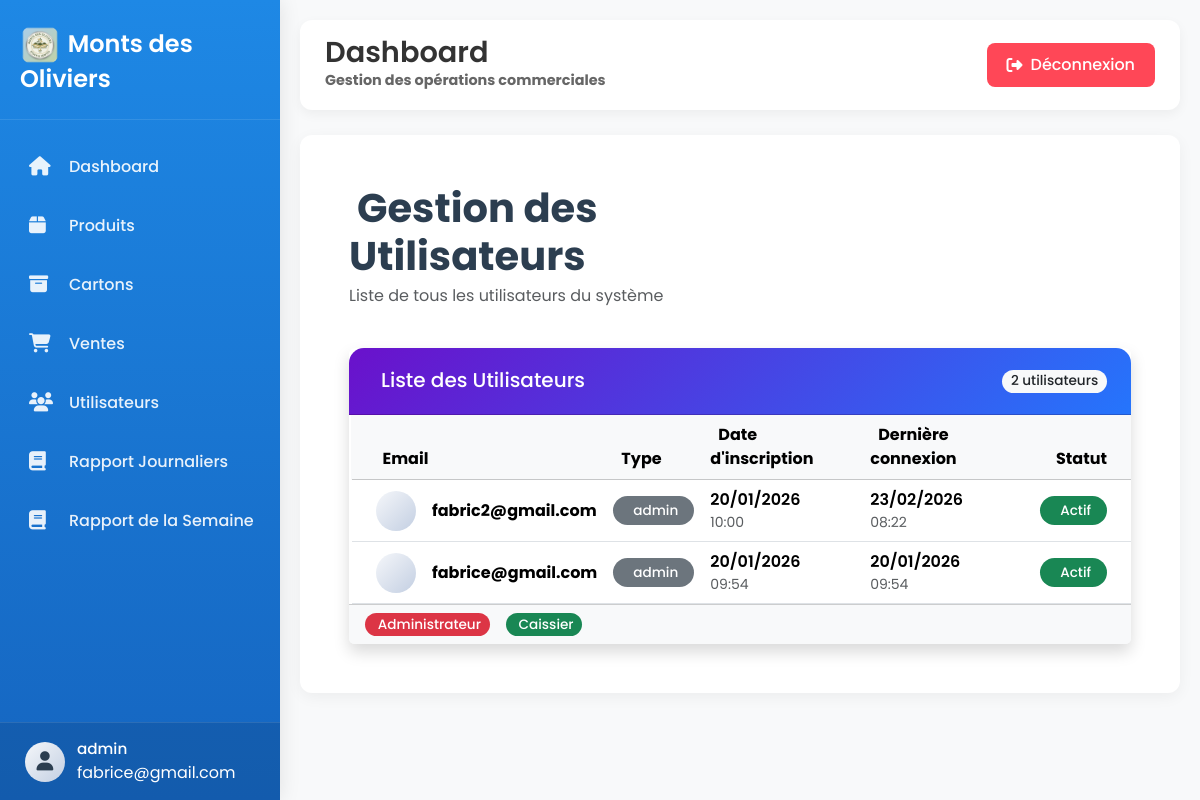
Screenshot of /utilisateurs/ (signed in) with the database file from the repository.
### stock_produit/models/user.py (models this page shows, shortened)
class User(AbstractUser):
    USER_TYPE_CHOICES = [
        ('admin', 'Admin'),
        ('caissier', 'Caissier'),
    ]
    username = None
    email = models.EmailField(unique=True)
    user_type = models.CharField(max_length=10, choices=USER_TYPE_CHOICES)
    USERNAME_FIELD = 'email'
    REQUIRED_FIELDS = []

### stock_produit/views.py (the view)
# urls.py: path("utilisateurs/", views.user_list, name="users"),
@login_required
def user_list(request):
    users = User.objects.all().order_by("-date_joined")
    return render(request, "User/utilisateurs.html", {
        "users": users
    })

### stock_produit/templates/User/utilisateurs.html (shortened to what this page needs)
{% extends "Base/base.html" %}
{% block content %}
<div class="users-container">
    <div class="row mb-4">
        <div class="col-md-6">
            <h1 class="page-title">
                Gestion des Utilisateurs
            </h1>
            <p class="text-muted">Liste de tous les utilisateurs du système</p>
        </div>
    </div>
    <div class="card shadow border-0">
        <div class="card-header bg-gradient-primary text-white">
            <div class="d-flex justify-content-between align-items-center">
                <div>
                    <span class="h5 mb-0">Liste des Utilisateurs</span>
                </div>
                <span class="badge bg-light text-dark">
                    {{ users|length }} utilisateur{{ users|length|pluralize }}
                </span>
            </div>
        </div>
        <div class="card-body p-0">
            <div class="table-responsive">
                <table class="table table-hover mb-0">
                    <thead class="table-light">
                        <tr>
                            <th class="ps-4">
                                Email
                            </th>
                            <th>
                                Type
                            </th>
                            <th>
                                Date d'inscription
                            </th>
                            <th>
                                Dernière connexion
                            </th>
                            <th class="text-end pe-4">Statut</th>
                        </tr>
                    </thead>
                    <tbody>
                        {% for u in users %}
                        <tr class="user-row align-middle">
                            <td class="ps-4">
                                <div class="d-flex align-items-center">
                                    <div class="user-avatar me-3">
                                    </div>
                                    <div>
                                        <strong>{{ u.email }}</strong>
                                        <br>
                                    </div>
                                </div>
                            </td>
                            <td>
                                {% with user_type=u.user_type %}
                                <span class="badge
                                    {% if user_type == 'ADMIN' %}bg-danger
                                    {% elif user_type == 'CAISSE' %}bg-success
                                    {% elif user_type == 'MANAGER' %}bg-primary
                                    {% else %}bg-secondary{% endif %} py-2 px-3">
                                    {{ user_type|default:"UTILISATEUR" }}
                                </span>
                                {% endwith %}
                            </td>
                            <td>
                                <div class="d-flex flex-column">
                                    <span class="fw-semibold">{{ u.date_joined|date:"d/m/Y" }}</span>
                                    <small class="text-muted">{{ u.date_joined|time:"H:i" }}</small>
                                </div>
                            </td>
                            <td>
                                {% if u.last_login %}
                                <div class="d-flex flex-column">
                                    <span class="fw-semibold">{{ u.last_login|date:"d/m/Y" }}</span>
                                    <small class="text-muted">{{ u.last_login|time:"H:i" }}</small>
                                </div>
                                {% else %}
                                <span class="text-muted fst-italic">Jamais connecté</span>
                                {% endif %}
                            </td>
                            <td class="text-end pe-4">
                                {% if u.is_active %}
                                <span class="badge bg-success py-2 px-3">
                                    Actif
                                </span>
                                {% else %}
                                <span class="badge bg-danger py-2 px-3">
                                    <i class="bi bi-x-circle me-1"></i>Inactif
                                </span>
                                {% endif %}
                            </td>
                        </tr>
                        {% endfor %}
                    </tbody>
                </table>
            </div>
        </div>
        <div class="card-footer bg-light">
            <div class="row">
                <div class="col-md-8">
                    <div class="d-flex flex-wrap gap-2">
                        <span class="badge bg-danger me-2">
                            Administrateur
                        </span>
                        <span class="badge bg-success me-2">
                            Caissier
                        </span>
                </div>
            </div>
        </div>
    </div>
</div>
{% endblock %}

### stock_produit/templates/Base/base.html (shortened to what this page needs)
<!DOCTYPE html>
<html lang="fr">
<head>
    {% load static %}
    <link href="https://cdn.jsdelivr.net/npm/bootstrap@5.3.2/dist/css/bootstrap.min.css" rel="stylesheet">
    <link href="https://cdnjs.cloudflare.com/ajax/libs/font-awesome/6.5.1/css/all.min.css" rel="stylesheet">
</head>
<body>
    <div class="sidebar" id="sidebar">
        <div class="sidebar-header">
            <h3><img src="{% static 'icons/icon-192.png' %}" alt="" class="img-icons"> Monts des Oliviers</h3>
        </div>
        <div class="sidebar-menu">
            <ul>
                <li>
                    <a href="{% url 'dashboard' %}" class="{% if request.path == '/dashboard/' %}active{% endif %}">
                        <i class="fas fa-home"></i>
                        <span>Dashboard</span>
                    </a>
                </li>
                <li>
                    <a href="{% url 'produits' %}" class="{% if 'produits' in request.path %}active{% endif %}">
                        <i class="fas fa-box"></i>
                        <span>Produits</span>
                    </a>
                </li>
                <li>
                    <a href="{% url 'cartons' %}" class="{% if 'cartons' in request.path %}active{% endif %}">
                        <i class="fas fa-archive"></i>
                        <span>Cartons</span>
                    </a>
                </li>
                <li>
                    <a href="{% url 'ventes' %}" class="{% if 'ventes' in request.path %}active{% endif %}">
                        <i class="fas fa-shopping-cart"></i>
                        <span>Ventes</span>
                    </a>
                </li>
                <li>
                    <a href="{% url 'users' %}" class="{% if 'users' in request.path %}active{% endif %}">
                        <i class="fas fa-users"></i>
                        <span>Utilisateurs</span>
                    </a>
                </li>
                <li>
                    <a href="{% url 'rapport_journalier' %}" class="{% if 'rapport_journalier' in request.path %}active{% endif %}">
                        <i class="fa-solid fa-book"></i>
                        <span>Rapport Journaliers</span>
                    </a>
                </li>
                                <li>
                    <a href="{% url 'rapport_semaine' %}" class="{% if 'rapport_semaine' in request.path %}active{% endif %}">
                        <i class="fa-solid fa-book"></i>
                        <span>Rapport de la Semaine</span>
                    </a>
                </li>
            </ul>
        </div>
        <div class="user-profile">
            <div class="user-info">
                <div class="user-avatar">
                    <i class="fas fa-user"></i>
                </div>
                <div>
                    {% if request.user.is_authenticated %}
                    <div class="user-name">{{ request.user.user_type }}</div>
                    <span>{{ request.user.email }}</span>
                    {% endif %}
                </div>
            </div>
        </div>
    </div>
    <div class="main-content" id="mainContent">
        <nav class="top-navbar">
            <div class="left-header">
                <div class="page-title">
                    <h1>{% block page_title %}Dashboard{% endblock %}</h1>
                    <p>{% block page_subtitle %}Gestion des opérations commerciales{% endblock %}</p>
                </div>
            </div>
            <div class="top-actions">
                <a href="{% url 'deconnexion' %}" class="logout-btn">
                    <i class="fas fa-sign-out-alt"></i>
                    Déconnexion
                </a>
            </div>
        </nav>
        <div class="content-card fade-in">
            {% block content %}{% endblock %}
        </div>
    </div>
</body>
</html>

### stock_produit/templates/Base/base.html (style rules this page uses)
:root { --primary-blue: #1e88e5; --dark-blue: #1565c0; --light-blue: #e3f2fd; --sidebar-width: 280px; --sidebar-collapsed: 80px; }
* { margin: 0; padding: 0; box-sizing: border-box; font-family: 'Poppins', sans-serif; }
body { background-color: #f8f9fa; min-height: 100vh; overflow-x: hidden; }
.sidebar { width: var(--sidebar-width); background: linear-gradient(180deg, var(--primary-blue) 0%, var(--dark-blue) 100%); position: fixed; top: 0; left: 0; height: 100vh; z-index: 1050; transition: all 0.3s ease; box-shadow: 0 0 20px rgba(0, 0, 0, 0.1); transform: translateX(0); }
.sidebar-header { padding: 25px 20px; border-bottom: 1px solid rgba(255, 255, 255, 0.1); display: flex; justify-content: space-between; align-items: center; }
.sidebar-header h3 { color: white; font-weight: 600; font-size: 1.5rem; margin: 0; }
.sidebar-menu { padding: 20px 0; height: calc(100vh - 180px); overflow-y: auto; }
.sidebar-menu ul { list-style: none; padding: 0; }
.sidebar-menu li { margin-bottom: 5px; }
.sidebar-menu a { display: flex; align-items: center; padding: 15px 25px; color: rgba(255, 255, 255, 0.9); text-decoration: none; transition: all 0.3s; border-left: 4px solid transparent; }
.sidebar-menu i { width: 25px; font-size: 1.2rem; margin-right: 15px; }
.sidebar-menu span { font-weight: 500; }
.user-profile { position: absolute; bottom: 0; left: 0; right: 0; padding: 15px 25px; border-top: 1px solid rgba(255, 255, 255, 0.1); background: rgba(0, 0, 0, 0.1); }
.user-info { display: flex; align-items: center; color: white; }
.user-avatar { width: 40px; height: 40px; background: rgba(255, 255, 255, 0.2); border-radius: 50%; display: flex; align-items: center; justify-content: center; margin-right: 12px; }
.user-name { font-weight: 500; font-size: 0.95rem; }
.main-content { margin-left: var(--sidebar-width); padding: 20px; min-height: 100vh; transition: all 0.3s ease; }
.top-navbar { background: white; padding: 15px 25px; border-radius: 12px; box-shadow: 0 4px 12px rgba(0, 0, 0, 0.05); margin-bottom: 25px; display: flex; justify-content: space-between; align-items: center; }
.top-navbar .page-title h1 { font-size: 1.8rem; font-weight: 600; color: #333; margin: 0; }
.top-navbar .page-title p { color: #666; margin: 0; font-size: 0.9rem; }
.top-actions { display: flex; align-items: center; gap: 20px; }
.left-header { display: flex; align-items: center; }
.logout-btn { background: #ff4757; color: white; border: none; padding: 10px 20px; border-radius: 8px; font-weight: 500; transition: all 0.3s; display: flex; align-items: center; gap: 8px; text-decoration: none; }
.content-card { background: white; border-radius: 12px; padding: 25px; box-shadow: 0 4px 15px rgba(0, 0, 0, 0.05); margin-bottom: 25px; }
.img-icons { width: 40px; height: 40px; margin-right: 2px; border-radius: 15px ; }
.fade-in { animation: fadeIn 0.5s ease-out; }

### stock_produit/templates/User/utilisateurs.html (style rules this page uses)
.users-container { padding: 1.5rem; }
.page-title { color: #2c3e50; font-weight: 700; margin-bottom: 0.25rem; }
.bg-gradient-primary { background: linear-gradient(135deg, #6a11cb 0%, #2575fc 100%); border-radius: 15px 15px 0 0 !important; padding: 1.25rem 1.5rem; }
.user-avatar { width: 40px; height: 40px; border-radius: 50%; background: linear-gradient(135deg, #f5f7fa 0%, #c3cfe2 100%); display: flex; align-items: center; justify-content: center; color: #2c3e50; font-size: 1.2rem; }
.user-row { transition: all 0.2s; cursor: pointer; border-left: 3px solid transparent; }
.badge { border-radius: 50px; font-weight: 500; font-size: 0.85em; }
.user-row { animation: fadeInRow 0.3s ease-out; }
.user-row:nth-child(1) { animation-delay: 0.1s; }
.user-row:nth-child(2) { animation-delay: 0.2s; }

### rows the page displays
User: user.user_type "admin", user.email "fabrice@gmail.com", email "fabrice@gmail.com", user_type "admin", date_joined "20/01/2026", date_joined "09:54", last_login "20/01/2026", last_login "09:54", is_active "Actif"
User: email "fabric2@gmail.com", user_type "admin", date_joined "20/01/2026", date_joined "10:00", last_login "23/02/2026", last_login "08:22", is_active "Actif"

### other values shown
{{ users|length }} "2"
